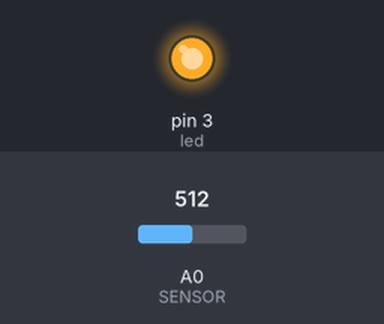
A sketch run on a simulated Arduino Uno, built with avr-gcc and run on an emulated ATmega328P. On the bench: output pins drawn as LEDs (lit = HIGH). Inputs (shaded band) come from the test bench; at power-on: A0 (SENSOR) = 512. What the sketch prints to the serial monitor is not drawn.

Above: at 1.2 s.
1.3 s: A0 (SENSOR) set to 306
At 1.7 s:
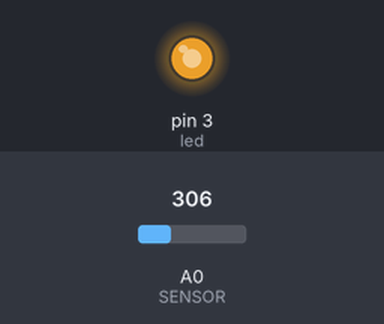
2.8 s: A0 (SENSOR) set to 298
At 3.9 s:
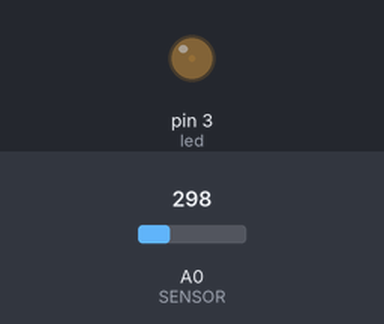
Timing chart, 0 to 5.8 s (numbered marks = the images above; inputs shaded):
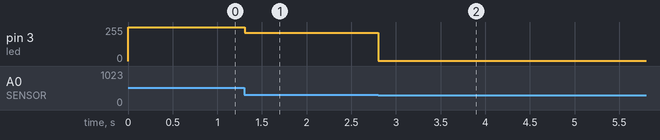

Measured:
- the behaviour switches between 299 and 298 on A0 (SENSOR) (found by bisection; images 1 and 2)
- after the input at 1.3 s, pin 3 (led): 255/255 → 211/255 at once
- after the input at 2.8 s, pin 3 (led): 211/255 → 3/255 at once

The sketch:

ledFade.ino
```cpp
int SENSOR = 0;
int d = 0;
int led = 3;
// the setup routine runs once when you press reset:
void setup() {
  Serial.begin(9600);
  pinMode(led, OUTPUT);
}

// the loop routine runs over and over again forever:
void loop() {
  d = analogRead(SENSOR);
  Serial.print(d);

  analogWrite(led, 255-d*6);


}
```
